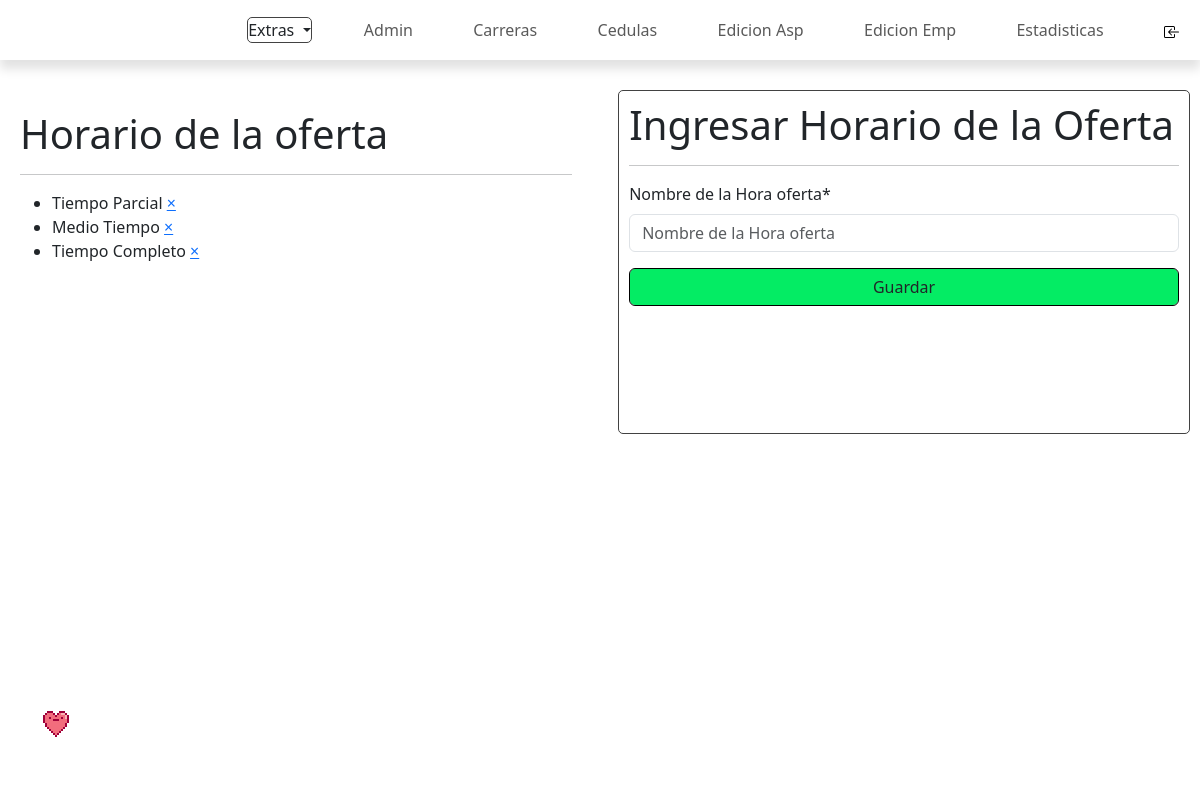
Screenshot of /ADMIN/EXTRAS/TIPOHORARIO/tipoHorario.php (signed in) with the database file from the repository.
### tables this page shows
CREATE TABLE `tipo_horario_oferta` (
  `id_tipo_horario_oferta` int(11) NOT NULL,
  `nombre` varchar(50) NOT NULL
);

### ADMIN/EXTRAS/TIPOHORARIO/tipoHorario.php (the view, shortened to what this page needs)
<?php
include('../../../conexion.php');
?>
<!DOCTYPE html>
<html lang="en">
<head>
    <link href="https://cdn.jsdelivr.net/npm/bootstrap@5.3.0-alpha1/dist/css/bootstrap.min.css" rel="stylesheet">
    <link href="https://unpkg.com/aos@2.3.1/dist/aos.css" rel="stylesheet">
    <link href="https://cdn.jsdelivr.net/npm/@sweetalert2/theme-dark@4/dark.css" rel="stylesheet">
    <link rel="stylesheet" href="estiloTipoHorario.css">
    <link rel="stylesheet" href="../../estiloHeader.css">
</head>
<body>
    <header class="header">
        <nav class="navbar navbar-expand-lg lg-white">
            <div class="container-fluid ">
                <div class="contenedorNavbar collapse navbar-collapse justify-content-end" id="navbarNav">
                    <ul class="navbar-nav">
                        <div class="dropdown activo">
                            <div class="dropdown-toggle" type="button" data-bs-toggle="dropdown" aria-expanded="false">
                                Extras
                            </div>
                        </div>
                        <li class="nav-item iconoLisa ">
                            <a class="nav-link iconoEnlace" aria-current="page" href="../../admin.php">Admin</a>
                        </li>
                        <li class="nav-item iconoLisa ">
                            <a class="nav-link iconoEnlace" aria-current="page" href="../../CARRERAS/carreras.php">Carreras</a>
                        </li>
                        <li class="nav-item iconoLisa ">
                            <a class="nav-link iconoEnlace" aria-current="page" href="../../CEDULAS/cedulas.php">Cedulas</a>
                        </li>
                        <li class="nav-item iconoLisa">
                            <a class="nav-link iconoEnlace" aria-current="page" href="../../EDICIONASPIRANTE/edicionAspirante.php">Edicion Asp</a>
                        </li>
                        <li class="nav-item iconoLisa">
                            <a class="nav-link iconoEnlace" aria-current="page" href="../../EDICIONEMPRESA/edicionEmpresa.php">Edicion Emp</a>
                        </li>
                        <li class="nav-item iconoLisa ">
                            <a class="nav-link iconoEnlace" aria-current="page" href="../../ESTADISTICAS/estadisticas.php">Estadisticas</a>
                        </li>
                        <li class="nav-item iconoLisa">
                            <a class="nav-link iconoEnlace" aria-current="page" href="../../../cerrarSesion.php"><img src="../../../imagenes/Iconos/salir.svg" alt=""></a>
                        </li>
                    </ul>
                </div>
            </div>
        </nav>
    </header>
    <img class="iconoSpiderman" src="../../../imagenes/Iconos/iconoAdmin/corazon.gif" width="100px" alt="">
    <main class="main">
        <section class="seccionTipoOferta">
            <h1>Horario de la oferta</h1>
            <hr>
            <ul id="ul">
                <?php
                $queryDatosOferta = mysqli_query($conn, "SELECT * FROM tipo_horario_oferta ORDER BY id_tipo_horario_oferta DESC");
                while ($recorrerDatosOferta = mysqli_fetch_array($queryDatosOferta)) {
                ?>
                    <li><?php echo $recorrerDatosOferta['nombre'] ?> <a href="?eliminar=<?php echo $recorrerDatosOferta['id_tipo_horario_oferta'] ?>">&times;</a></li>
                <?php
                }
                ?>
            </ul>
        </section>
        <section class="seccionFormulario">
            <form action="" id="formulario">
                <h1>Ingresar Horario de la Oferta</h1>
                <hr>
                <div class="mb-3">
                    <label for="nombreHoraOferta" class="form-label">Nombre de la Hora oferta*</label>
                    <input type="text" class="form-control" id="nombreHoraOferta" name="nombreHoraOferta" placeholder="Nombre de la Hora oferta" required>
                </div>
                <div class="mb-3">
                    <input type="submit" class="form-control botonSubmit" id="botonSumit" name="BotonSubmit" value="Guardar">
                </div>
            </form>
        </section>
    </main>
</body>
</html>

### ADMIN/EXTRAS/TIPOHORARIO/estiloTipoHorario.css (style rules this page uses)
* { box-sizing: border-box; padding: 0; margin: 0; }
:root { --colorPrincipal: #adadad; --colorSecundario: #adadad; --colorTexto: #424242; --FuenteRoboto: 'Roboto', sans-serif; --colorBoton: #04ec64; --colorFooter: #274546; --coloFondo: #D9D9D9; --fondoOferta: #F0F0F0; }
html { position: relative; }
.main { width: 100%; height: 86vh; display: flex; gap: 1rem; }
.main section { width: 50%; height: 100%; padding: 20px; }
.iconoSpiderman { position: absolute; bottom: 5px; left: 5px; }
.seccionFormulario { padding: 0 10px !important; }
.seccionFormulario form { background-color: #fff; width: 100%; min-height: 50%; border-radius: 5px; padding: 10px; border: 1px solid #424242; }
form .botonSubmit { background-color: #04ec64; border: 1px solid #000; }

### ADMIN/estiloHeader.css (style rules this page uses)
:root { --colorPrincipal: #adadad; --colorSecundario: #adadad; --colorTexto: #424242; --FuenteRoboto: 'Roboto', sans-serif; --colorBoton: #04ec64; --colorFooter: #274546; --coloFondo: #D9D9D9; --fondoOferta: #F0F0F0; }
.header { box-shadow: 0px 9px 10px #e2e2e2; margin-bottom: 30px; }
.navbar { height: 60px; z-index: 1; }
.navbar-nav { width: 80%; display: flex; justify-content: space-between; align-items: center; }
.activo { border: 1px solid #424242; border-radius: 5px; }

### rows the page displays
tipo_horario_oferta: nombre "Tiempo Parcial"
tipo_horario_oferta: nombre "Medio Tiempo"
tipo_horario_oferta: nombre "Tiempo Completo"
